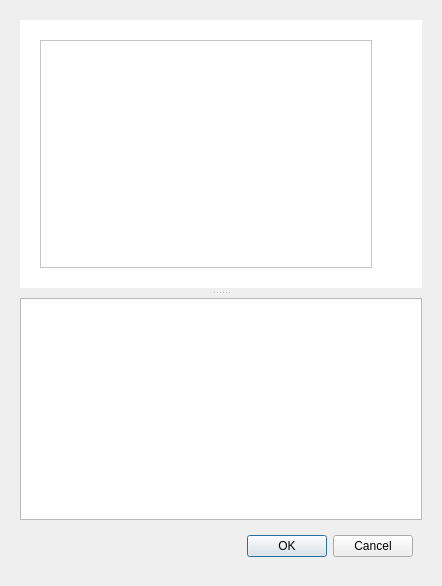
<?xml version="1.0" encoding="UTF-8"?>
<ui version="4.0">
 <class>PiecewiseLinearDialog</class>
 <widget class="QDialog" name="PiecewiseLinearDialog">
  <property name="geometry">
   <rect>
    <x>0</x>
    <y>0</y>
    <width>442</width>
    <height>586</height>
   </rect>
  </property>
  <property name="minimumSize">
   <size>
    <width>0</width>
    <height>300</height>
   </size>
  </property>
  <property name="windowTitle">
   <string>Piecewise Linear Parameters</string>
  </property>
  <layout class="QVBoxLayout" name="verticalLayout">
   <property name="spacing">
    <number>6</number>
   </property>
   <property name="leftMargin">
    <number>20</number>
   </property>
   <property name="topMargin">
    <number>20</number>
   </property>
   <property name="rightMargin">
    <number>20</number>
   </property>
   <property name="bottomMargin">
    <number>20</number>
   </property>
   <item>
    <widget class="QSplitter" name="splitter">
     <property name="orientation">
      <enum>Qt::Vertical</enum>
     </property>
     <property name="handleWidth">
      <number>10</number>
     </property>
     <property name="childrenCollapsible">
      <bool>true</bool>
     </property>
     <widget class="QWidget" name="widget_1" native="true">
      <property name="autoFillBackground">
       <bool>false</bool>
      </property>
      <property name="styleSheet">
       <string notr="true">background-color: white;</string>
      </property>
      <layout class="QVBoxLayout" name="verticalLayout_3">
       <property name="leftMargin">
        <number>20</number>
       </property>
       <property name="topMargin">
        <number>20</number>
       </property>
       <property name="rightMargin">
        <number>50</number>
       </property>
       <property name="bottomMargin">
        <number>20</number>
       </property>
       <item>
        <widget class="PlotWidget" name="plotWidget"/>
       </item>
      </layout>
     </widget>
     <widget class="PiecewiseLinearTable" name="tableWidget"/>
    </widget>
   </item>
   <item>
    <widget class="QWidget" name="widget_2" native="true">
     <property name="sizePolicy">
      <sizepolicy hsizetype="Preferred" vsizetype="Fixed">
       <horstretch>0</horstretch>
       <verstretch>0</verstretch>
      </sizepolicy>
     </property>
     <layout class="QHBoxLayout" name="horizontalLayout_2">
      <item>
       <spacer name="horizontalSpacer_2">
        <property name="orientation">
         <enum>Qt::Horizontal</enum>
        </property>
        <property name="sizeHint" stdset="0">
         <size>
          <width>40</width>
          <height>20</height>
         </size>
        </property>
       </spacer>
      </item>
      <item>
       <widget class="QDialogButtonBox" name="buttonBox">
        <property name="orientation">
         <enum>Qt::Horizontal</enum>
        </property>
        <property name="standardButtons">
         <set>QDialogButtonBox::Cancel|QDialogButtonBox::Ok</set>
        </property>
       </widget>
      </item>
     </layout>
    </widget>
   </item>
  </layout>
 </widget>
 <customwidgets>
  <customwidget>
   <class>PiecewiseLinearTable</class>
   <extends>QTableWidget</extends>
   <header>widgets.piecewise_linear_table</header>
  </customwidget>
  <customwidget>
   <class>PlotWidget</class>
   <extends>QGraphicsView</extends>
   <header>pyqtgraph</header>
  </customwidget>
 </customwidgets>
 <resources>
  <include location="../../../resource.qrc"/>
 </resources>
 <connections>
  <connection>
   <sender>buttonBox</sender>
   <signal>accepted()</signal>
   <receiver>PiecewiseLinearDialog</receiver>
   <slot>accept()</slot>
   <hints>
    <hint type="sourcelabel">
     <x>248</x>
     <y>254</y>
    </hint>
    <hint type="destinationlabel">
     <x>157</x>
     <y>274</y>
    </hint>
   </hints>
  </connection>
  <connection>
   <sender>buttonBox</sender>
   <signal>rejected()</signal>
   <receiver>PiecewiseLinearDialog</receiver>
   <slot>reject()</slot>
   <hints>
    <hint type="sourcelabel">
     <x>316</x>
     <y>260</y>
    </hint>
    <hint type="destinationlabel">
     <x>286</x>
     <y>274</y>
    </hint>
   </hints>
  </connection>
 </connections>
</ui>
